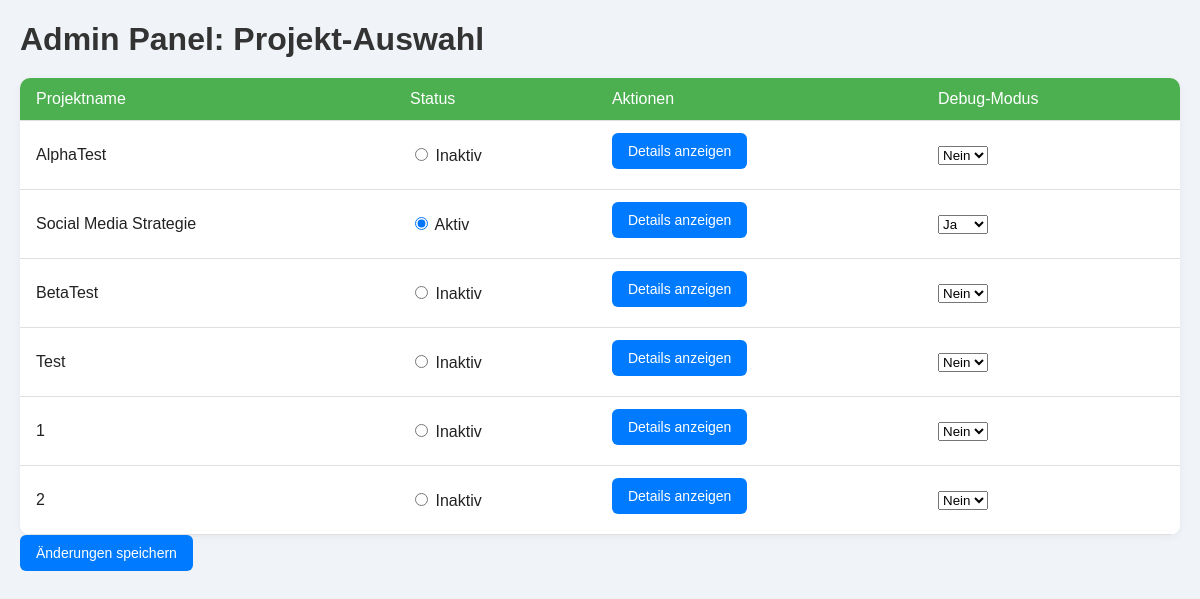
The page /projektauswahl.php (signed in) on the database its author committed.
### tables this page shows
CREATE TABLE IF NOT EXISTS `projekt` (
  `id` int(11) NOT NULL AUTO_INCREMENT,
  `name` varchar(60) DEFAULT NULL,
  `key` int(10) DEFAULT NULL,
  `assistant_key_id` int(11) DEFAULT NULL,
  `erstellt_am` timestamp NOT NULL DEFAULT current_timestamp(),
  `erstellt_von` varchar(255) DEFAULT NULL,
  `letzte_Aenderung_am` timestamp NOT NULL DEFAULT current_timestamp() ON UPDATE current_timestamp(),
  `letzte_Aenderung_von` varchar(255) DEFAULT NULL,
  `is_active` tinyint(1) DEFAULT 0,
  `debug` tinyint(1) NOT NULL DEFAULT 0,
  PRIMARY KEY (`id`) USING BTREE,
  KEY `key` (`key`),
  KEY `assistant_key` (`assistant_key_id`)
);

### projektauswahl_backend.php (called while the page is built, shortened)
<?php
require_once 'db_connect.php';
$query = "SELECT id, name, is_active, debug FROM projekt";
$result = $mysqli->query($query);
$projects = [];
if ($result) {
    while ($row = $result->fetch_assoc()) {
        $projects[] = $row;
    }
} else {
    echo "Fehler bei der Abfrage: " . $mysqli->error;
}
?>

### projektauswahl.php (the view, shortened to what this page needs)
<?php
require_once "projektauswahl_backend.php";
?>
<!DOCTYPE html>
<html lang="de">
<head>
    <link rel="stylesheet" href="css/projektauswahl_style.css">
</head>
<body>
    <h1>Admin Panel: Projekt-Auswahl</h1>
    <form id="projektForm" method="POST" action="projektauswahl_backend.php">
        <table>
            <thead>
                <tr>
                    <th>Projektname</th>
                    <th>Status</th>
                    <th>Aktionen</th>
                    <th>Debug-Modus</th>
                </tr>
            </thead>
            <tbody id="projectsList">
                <?php if (isset($projects) && is_array($projects) && count($projects) > 0): ?>
                    <?php foreach ($projects as $project): ?>
                        <tr class="project-row" data-project-id="<?php echo $project['id']; ?>">
                            <td><?php echo htmlspecialchars($project['name']); ?></td>
                            <td>
                                <input type="radio" name="project_id" value="<?php echo $project['id']; ?>" <?php echo $project['is_active'] ? 'checked' : ''; ?>>
                                <span><?php echo $project['is_active'] ? 'Aktiv' : 'Inaktiv'; ?></span>
                            </td>
                            <td>
                                <button type="button" onclick="toggleProjectDetails(<?php echo $project['id']; ?>)">Details anzeigen</button>
                            </td>
                            <td>
                                <select name="debug[<?php echo $project['id']; ?>]">
                                    <option value="1" <?php echo $project['debug'] ? 'selected' : ''; ?>>Ja</option>
                                    <option value="0" <?php echo !$project['debug'] ? 'selected' : ''; ?>>Nein</option>
                                </select>
                            </td>
                        </tr>
                    <?php endforeach; ?>
                <?php else: ?>
                    <tr><td colspan="4">Keine Projekte gefunden.</td></tr>
                <?php endif; ?>
            </tbody>
        </table>
        <button type="submit" name="update_status" value="1">Änderungen speichern</button>
    </form>
</body>
</html>

### css/projektauswahl_style.css (style rules this page uses)
* { box-sizing: border-box; }
body { font-family: Arial, sans-serif; background-color: #f0f4f8; margin: 20px; color: #222; }
h1 { font-size: 2rem; margin-bottom: 20px; color: #333; }
table { width: 100%; border-collapse: collapse; background: #fff; border-radius: 10px; overflow: hidden; box-shadow: 0 2px 8px rgba(0, 0, 0, 0.05); }
th, td { padding: 12px 16px; text-align: left; border-bottom: 1px solid #e0e0e0; }
th { background-color: #4CAF50; color: white; font-weight: normal; font-size: 16px; }
button { padding: 10px 16px; color: white; background-color: #007BFF; border: none; border-radius: 6px; cursor: pointer; transition: background-color 0.3s; font-size: 14px; margin-bottom: 8px; }

### rows shown on the page
projekt: name "AlphaTest", shows "Inaktiv", debug+id "Nein"
projekt: name "Social Media Strategie", is_active "☑", shows "Aktiv", debug+id "Ja"
projekt: name "BetaTest", shows "Inaktiv", debug+id "Nein"
projekt: name "Test", shows "Inaktiv", debug+id "Nein"
projekt: name "1", shows "Inaktiv", debug+id "Nein"
projekt: name "2", shows "Inaktiv", debug+id "Nein"
